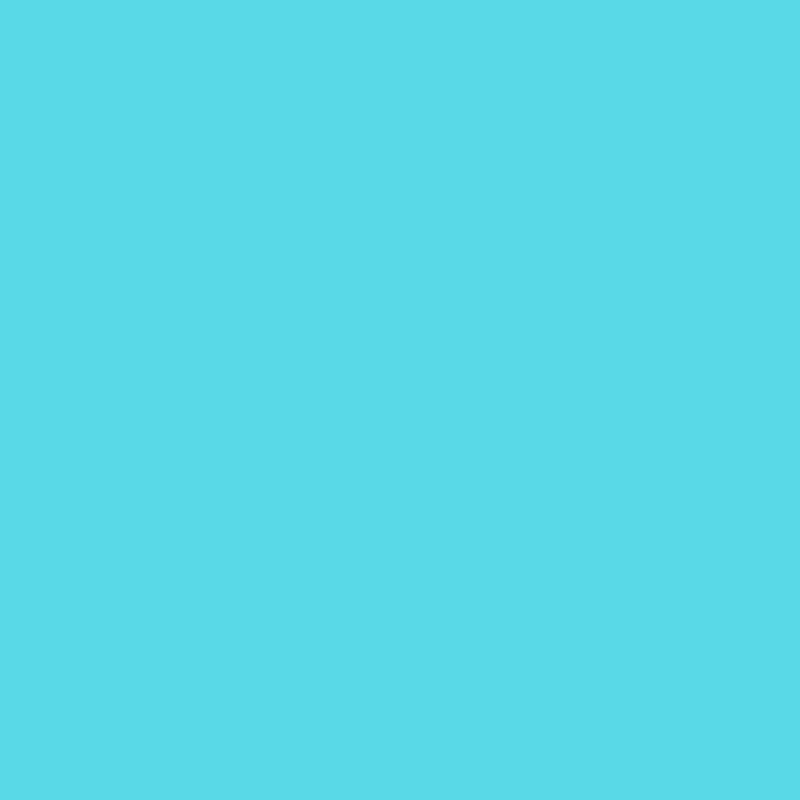
Frame 1 (no input)
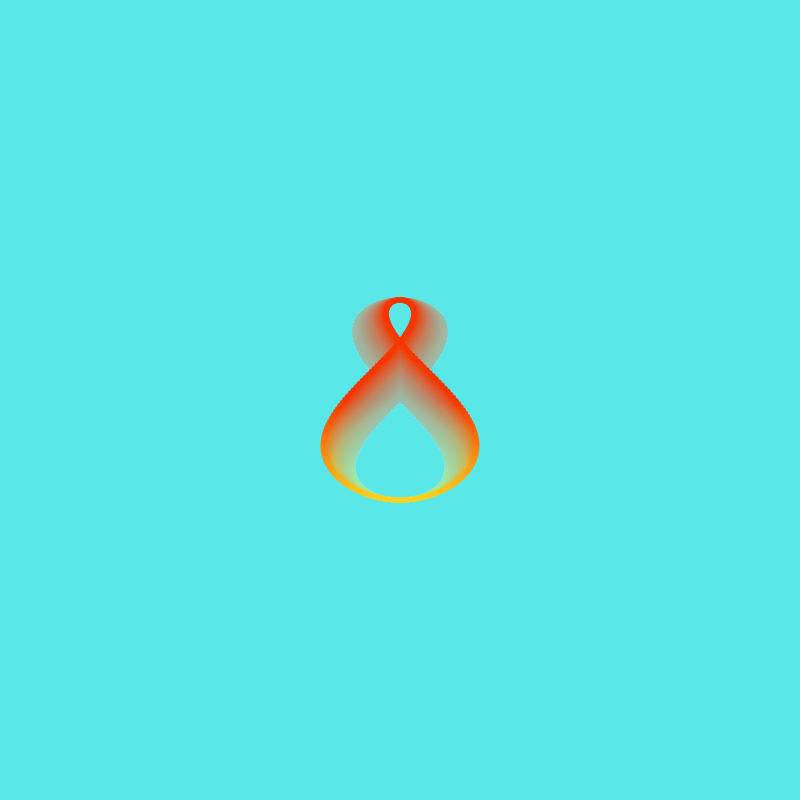
Frame 60 (no input)
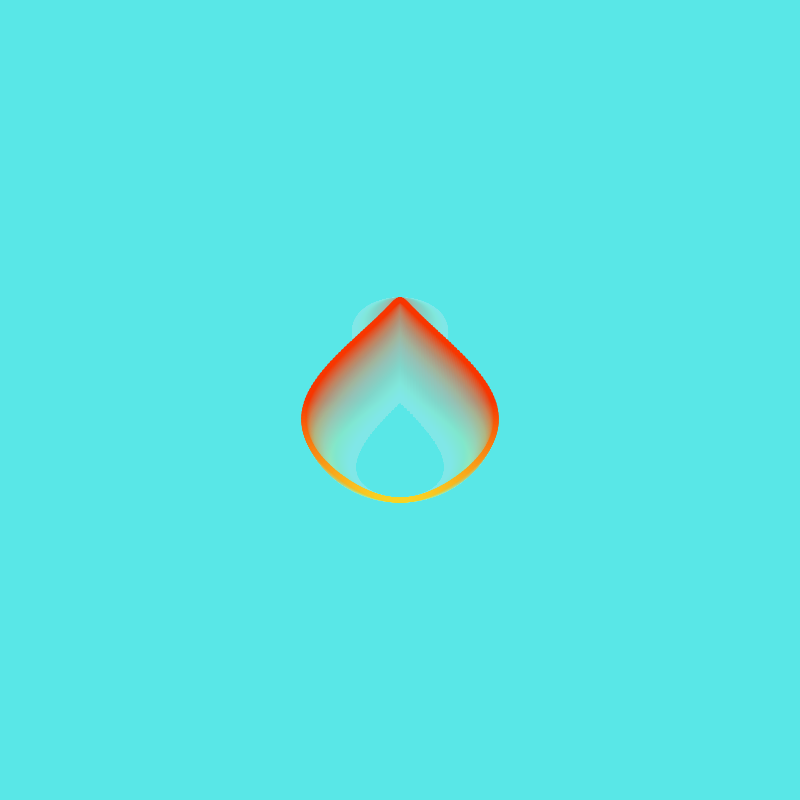
Frame 120 (the mouse pressed at the canvas centre since frame 60)

The p5.js sketch that drew these frames (run headless with seeded random() and noise() and a simulated clock; from frame 60 on, the mouse is pressed at the canvas centre):

// p5.js sketch
// ── sketch.js

var speed, r, columns, rows, colorA, colorB, bg, bgSlider, rSlider, i, j, iSlider, jSlider;

function setup() {
  createCanvas(800, 800);
  r = 100.0;
  columns = 1;
  rows = 1;
  // colorA = color(252, 203, 144);
  // colorB = color(213, 126, 235);
  colorA = color(248, 54, 0);
  colorB = color(249, 212, 35);
  noStroke();

  i = 0;
  j = 0;

  bg = [89, 216, 230];

  background(bg);

  createElement('p', 'color a');
  createInput('', 'color').input(function() {
    colorA = color(hexToRgb(this.value()));
  });

  createElement('p', 'color b');
  createInput('', 'color').input(function() {
    colorB = color(hexToRgb(this.value()));
  });

  createElement('p', 'bg');
  createInput('', 'color').input(function() {
    bg = hexToRgb(this.value());
  });

  createElement('p', 'bg opacity');
  bgSlider = createSlider(0, 255, 5);


  createElement('p', 'raduis');
  rSlider = createSlider(10, 200, 100);

  createElement('p', 'x distortion');
  iSlider = createSlider(0, 10, 0);

  createElement('p', 'y distortion');
  jSlider = createSlider(0, 10, 0);

  createButton('log params').mousePressed(function() {
    console.log('-----------------------------------------')
    console.log('-----------------------------------------')
    console.log('-----------------------------------------')
    console.log('bg = ', bg);
    console.log('bg opac = ', bgSlider.value());
    console.log('col a = ', colorA.levels);
    console.log('col b = ', colorA.levels);
    console.log('r = ', rSlider.value());
    console.log('i = ', iSlider.value());
    console.log('j = ', jSlider.value());
    console.log('-----------------------------------------')
    console.log('-----------------------------------------')
    console.log('-----------------------------------------')
  });
}

function draw() {
  background(bg[0], bg[1], bg[2], bgSlider.value());
    for(var k = 0; k < 200; k++) {
      push();
      translate(width/2, height/2);
      var theta = map(k, 0, 200, -PI, PI);
      var xAngle = (speed + theta) * (i + 1);
      var yAngle = (speed + theta) * (j + 1);
      var shapeWidth = sin(speed + cos(speed + theta)) * r;
      var shapeHeight = cos(speed) * r;
      var x = sin(xAngle) * shapeWidth;
      var y = cos(yAngle) * r;
      var w = (sin(xAngle) + 1) * 3;
      var h = (cos(yAngle) + 1) * 3;
      var col = lerpColor(colorA, colorB, y / r);
      fill(col)
      ellipse(x, y, 5, 5);
      pop();
    }
  speed = frameCount * 0.01;

  r = rSlider.value();
  i = iSlider.value();
  j = jSlider.value();
}



function hexToRgb(hex){
    var c;
    if(/^#([A-Fa-f0-9]{3}){1,2}$/.test(hex)){
        c= hex.substring(1).split('');
        if(c.length== 3){
            c= [c[0], c[0], c[1], c[1], c[2], c[2]];
        }
        c= '0x'+c.join('');
        return [(c>>16)&255, (c>>8)&255, c&255];
    }
    throw new Error('Bad Hex');
}
